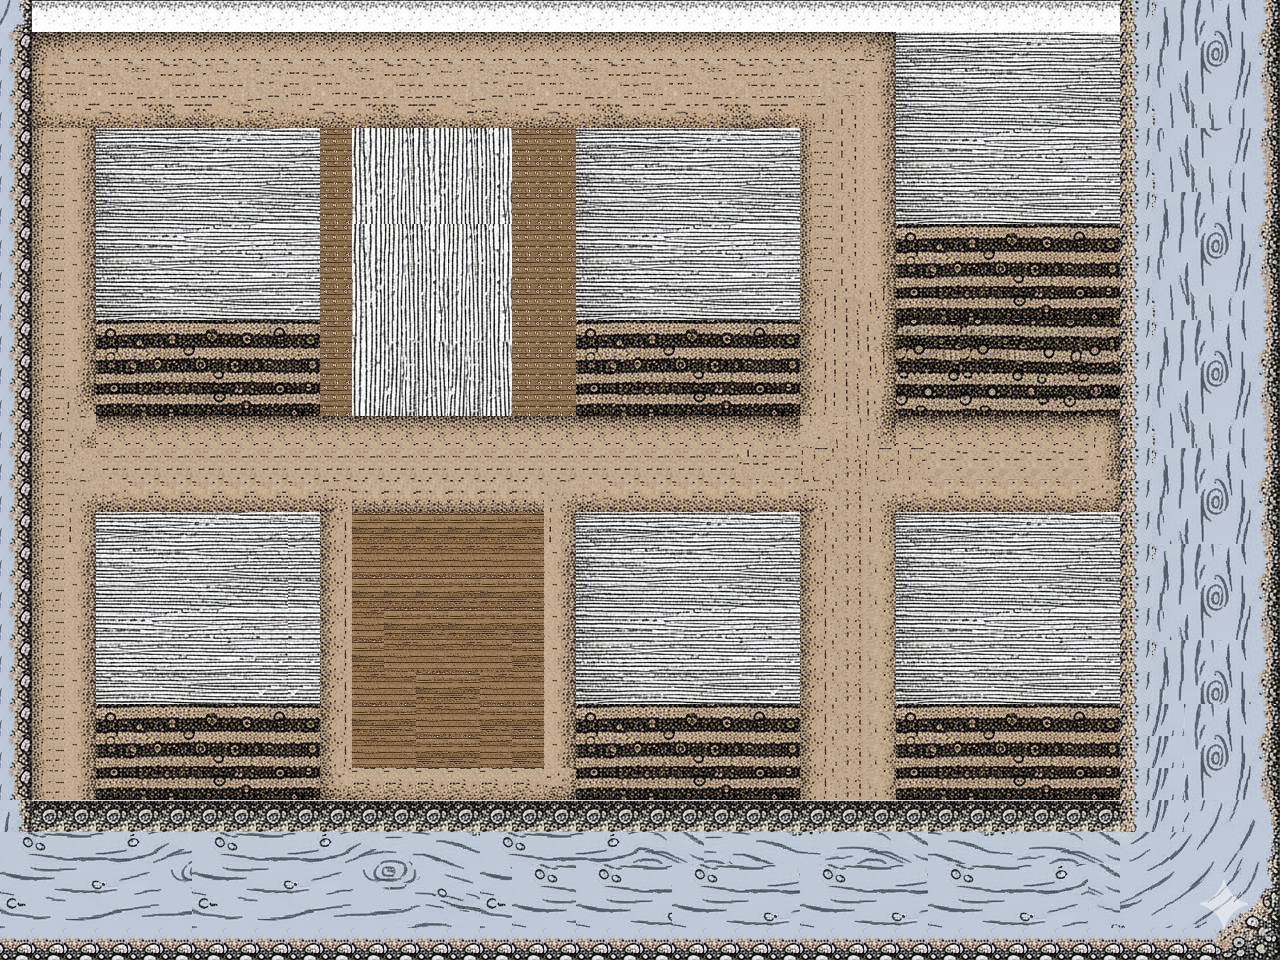

This game map was drawn from its Tiled (.tmx) file and the tilesets committed beside it. A one-line description and the full map source follow:
An orthogonal 40x30 tile map with 32x32 px tiles, 1 tile layer (Tile Layer 1), 7 tilesets.

<map version="1.10" tiledversion="1.11.2" orientation="orthogonal" renderorder="right-down" width="40" height="30" tilewidth="32" tileheight="32" infinite="0" nextlayerid="2" nextobjectid="1">
 <editorsettings>
  <export target="../map/map_final.json" format="json" />
 </editorsettings>
 <tileset firstgid="1" name="valley_4" tilewidth="32" tileheight="32" tilecount="225" columns="15">
  <image source="valley_4.png" width="500" height="500" />
 </tileset>
 <tileset firstgid="226" name="valley_v3" tilewidth="32" tileheight="32" tilecount="1024" columns="32">
  <image source="valley_v3.png" width="1024" height="1024" />
 </tileset>
 <tileset firstgid="1250" name="valley_6" tilewidth="32" tileheight="32" tilecount="1024" columns="32">
  <image source="valley_5.png" width="1024" height="1024" />
 </tileset>
 <tileset firstgid="2274" name="valley_5" tilewidth="16" tileheight="16" tilecount="961" columns="31">
  <image source="valley_4.png" width="500" height="500" />
 </tileset>
 <tileset firstgid="3235" name="valley_6" tilewidth="32" tileheight="32" tilecount="1024" columns="32">
  <image source="valley_5.png" width="1024" height="1024" />
 </tileset>
 <tileset firstgid="4259" name="valley_v3" tilewidth="32" tileheight="32" tilecount="1024" columns="32">
  <image source="valley_v3.png" width="1024" height="1024" />
 </tileset>
 <tileset firstgid="5283" name="valley_v3" tilewidth="32" tileheight="32" tilecount="1024" columns="32">
  <image source="valley_v3.png" width="1024" height="1024" />
 </tileset>
 <layer id="1" name="Tile Layer 1" width="40" height="30">
  <data encoding="csv">
2209,1011,1012,1011,1012,1011,1012,1011,1012,1011,1012,1011,1012,1011,1012,1011,1012,1011,1012,1011,1011,1011,1012,1011,1012,1011,1011,1011,1011,1011,1012,1011,1012,1011,1011,2110,1406,1407,1408,1409,
1633,1762,1767,1767,1767,1767,1767,1767,1767,1767,1767,1767,1767,1767,1767,1767,1767,1767,1767,1767,1767,1767,1767,1767,1767,1767,1767,1769,1250,1251,1252,1253,1254,1255,1256,2110,1438,1439,1440,1441,
1633,1890,1891,1892,1893,1894,1895,1896,1897,1891,1892,1893,1894,1895,1896,1897,1891,1892,1893,1894,1891,1892,1893,1894,1895,1896,1897,1801,1282,1283,1284,1285,1286,1287,1288,2110,1470,1471,1472,1473,
1633,1922,1923,1924,1925,1926,1927,1928,1929,1923,1924,1925,1926,1927,1928,1929,1923,1924,1925,1926,1923,1924,1925,1926,1927,1935,1803,1801,1314,1315,1316,1317,1318,1319,1320,2110,1502,1503,1504,1505,
1633,1794,1801,1250,1251,1252,1253,1254,1255,1256,67,1294,1295,1294,1295,1296,67,67,1250,1251,1252,1253,1254,1255,1256,1794,1803,1801,1346,1347,1348,1349,1350,1351,1352,2110,1470,1471,1472,1473,
1633,1794,1801,1282,1283,1284,1285,1286,1287,1288,67,1326,1327,1326,1327,1328,67,67,1282,1283,1284,1285,1286,1287,1288,1794,1803,1801,1378,1379,1380,1381,1382,1383,1384,2110,1502,1503,1504,1505,
1633,1794,1801,1314,1315,1316,1317,1318,1319,1320,67,1358,1359,1358,1359,1360,67,67,1314,1315,1316,1317,1318,1319,1320,1794,1803,1801,1410,1411,1412,1413,1414,1415,1416,2110,1406,1407,1408,1409,
1633,1794,1801,1346,1347,1348,1349,1350,1351,1352,67,1294,1295,1296,1295,1296,67,67,1346,1347,1348,1349,1350,1351,1352,1794,1803,1801,1587,1588,1589,1590,1591,1592,1593,2110,1438,1439,1440,1441,
1633,1794,1801,1378,1379,1380,1381,1382,1383,1384,67,1326,1327,1328,1327,1328,67,67,1378,1379,1380,1381,1382,1383,1384,1794,1803,1801,1619,1620,1621,1622,1623,1624,1625,2110,1470,1471,1472,1473,
1633,1794,1801,1410,1411,1412,1413,1414,1415,1416,67,1358,1359,1360,1359,1360,67,67,1410,1411,1412,1413,1414,1415,1416,1967,1811,1812,1651,1652,1653,1654,1655,1656,1657,2110,1502,1503,1504,1505,
1633,1794,1801,1587,1588,1589,1590,1591,1592,1593,67,1390,1391,1392,1391,1392,67,67,1587,1588,1589,1590,1591,1592,1593,1967,1843,1844,2006,2007,2006,2007,2008,2009,2010,2110,1406,1407,1408,1409,
1633,1794,1801,1619,1620,1621,1622,1623,1624,1625,67,1422,1423,1424,1423,1424,67,67,1619,1620,1621,1622,1623,1624,1625,1967,1811,1812,2038,2039,2038,2039,2040,2041,2042,2110,1438,1439,1440,1441,
1633,1794,1876,1651,1652,1653,1654,1655,1656,1657,67,1454,1455,1456,1455,1456,67,67,1651,1652,1653,1654,1655,1656,1657,1967,1843,1844,2070,2071,2070,2071,2072,2073,2074,2110,1470,1471,1472,1473,
1633,1794,1940,1768,1768,1768,1768,1768,1768,1768,1768,1768,1768,1768,1768,1768,1768,1768,1768,1768,1768,1768,1768,1768,1764,1899,1939,1876,1768,1768,1768,1768,1768,1768,1780,2110,1502,1503,1504,1505,
1633,1794,1899,1901,1901,1901,1901,1901,1901,1901,1901,1901,1901,1901,1901,1901,1901,1901,1901,1901,1901,1901,1901,1900,1901,1936,1968,1936,1936,1904,1904,1904,1904,1904,1801,2110,1406,1407,1408,1409,
1633,1794,1940,1941,1944,1944,1944,1944,1944,1944,1938,1942,1942,1942,1942,1942,1942,1940,1941,1944,1944,1944,1944,1944,1944,1938,1968,1940,1941,1944,1944,1944,1944,1944,1948,2110,1438,1439,1440,1441,
1633,1794,1972,1251,1252,1253,1254,1255,1256,1256,1967,54,54,54,54,54,55,1972,1250,1251,1252,1253,1254,1255,1256,1967,1968,1972,1250,1251,1252,1253,1254,1255,1256,2110,1470,1471,1472,1473,
1633,1794,1801,1283,1284,1285,1286,1287,1288,1288,1967,69,69,69,69,69,70,1801,1282,1283,1284,1285,1286,1287,1288,1967,1968,2004,1282,1283,1284,1285,1286,1287,1288,2110,1406,1407,1408,1409,
1633,1794,1801,1315,1316,1317,1318,1319,1320,1320,1967,54,54,54,55,54,55,1801,1314,1315,1316,1317,1318,1319,1320,1967,1968,2004,1314,1315,1316,1317,1318,1319,1320,2110,1438,1439,1440,1441,
1633,1794,1801,1347,1348,1349,1350,1351,1352,1352,1967,69,54,55,54,55,55,1801,1346,1347,1348,1349,1350,1351,1352,1967,1968,2004,1346,1347,1348,1349,1350,1351,1352,2110,1470,1471,1472,1473,
1633,1794,1801,1379,1380,1381,1382,1383,1384,1384,1967,54,69,70,69,70,55,1801,1378,1379,1380,1381,1382,1383,1384,1967,1968,2004,1378,1379,1380,1381,1382,1383,1384,2110,1406,1407,1408,1409,
1633,1794,1801,1411,1412,1413,1414,1415,1416,1416,1967,69,70,54,55,69,70,1801,1410,1411,1412,1413,1414,1415,1416,1967,1968,2004,1410,1411,1412,1413,1414,1415,1416,2110,1438,1439,1440,1441,
1633,1794,1801,1587,1588,1589,1590,1591,1592,1593,1967,54,55,69,70,55,55,1801,1587,1588,1589,1590,1591,1592,1593,1967,1968,2004,1587,1588,1589,1590,1591,1592,1593,2110,2111,1407,1408,1409,
1633,1794,1801,1619,1620,1621,1622,1623,1624,1625,1967,69,70,55,55,70,55,1801,1619,1620,1621,1622,1623,1624,1625,1967,1968,2004,1619,1620,1621,1622,1623,1624,1625,2110,2111,1439,1440,1441,
1633,1794,1801,1651,1652,1653,1654,1655,1656,1657,1922,1929,1929,1929,1929,1929,1929,1948,1651,1652,1653,1654,1655,1656,1657,1967,1968,2004,1651,1652,1653,1654,1655,1656,1657,2110,2111,1471,1472,1473,
2081,2140,2140,2140,2140,2140,2140,2140,2140,2140,2140,2140,2140,2140,2140,2140,2140,2140,2140,2140,2140,2140,2140,2140,2140,2140,2140,2140,2140,2140,2140,2140,2140,2140,2140,2110,2111,2143,2144,2145,
2158,2159,2160,2161,2162,2163,2158,2159,2160,2161,2162,2163,2164,2165,2166,2158,2159,2160,2161,2162,2169,2170,2164,2165,2166,2167,2168,2169,2170,2165,2166,2167,2168,2169,2170,2173,2174,2175,2176,2177,
2190,2191,2192,2193,2194,2195,2190,2191,2192,2193,2194,2195,2196,2197,2198,2190,2158,2159,2158,2159,2160,2158,2159,2160,2161,2158,2159,2160,2161,2158,2159,2160,2161,2162,2170,2205,2206,2207,2208,2209,
2222,2223,2224,2225,2226,2227,2222,2223,2224,2225,2226,2227,2228,2229,2230,2222,2190,2191,2190,2191,2192,2190,2191,2192,2193,2190,2191,2192,2193,2190,2191,2192,2193,2194,2202,2237,2238,2239,2240,2241,
2254,2254,2254,2254,2254,2254,2254,2254,2254,2254,2254,2254,2254,2254,2254,2254,2254,2254,2254,2254,2254,2254,2254,2254,2254,2254,2254,2254,2254,2254,2254,2254,2254,2254,2254,2254,2254,2254,2272,2273
</data>
 </layer>
</map>
